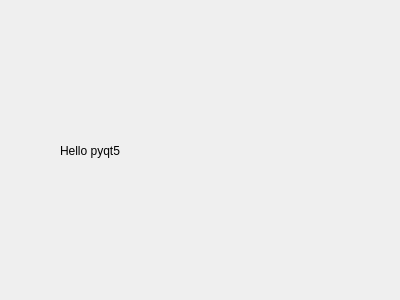
<?xml version="1.0" encoding="UTF-8"?>
<ui version="4.0">
 <class>Form</class>
 <widget class="QWidget" name="Form">
  <property name="geometry">
   <rect>
    <x>0</x>
    <y>0</y>
    <width>400</width>
    <height>300</height>
   </rect>
  </property>
  <property name="windowTitle">
   <string>Form</string>
  </property>
  <widget class="QLabel" name="label">
   <property name="geometry">
    <rect>
     <x>60</x>
     <y>120</y>
     <width>151</width>
     <height>61</height>
    </rect>
   </property>
   <property name="text">
    <string>Hello pyqt5</string>
   </property>
  </widget>
 </widget>
 <resources/>
 <connections/>
</ui>
